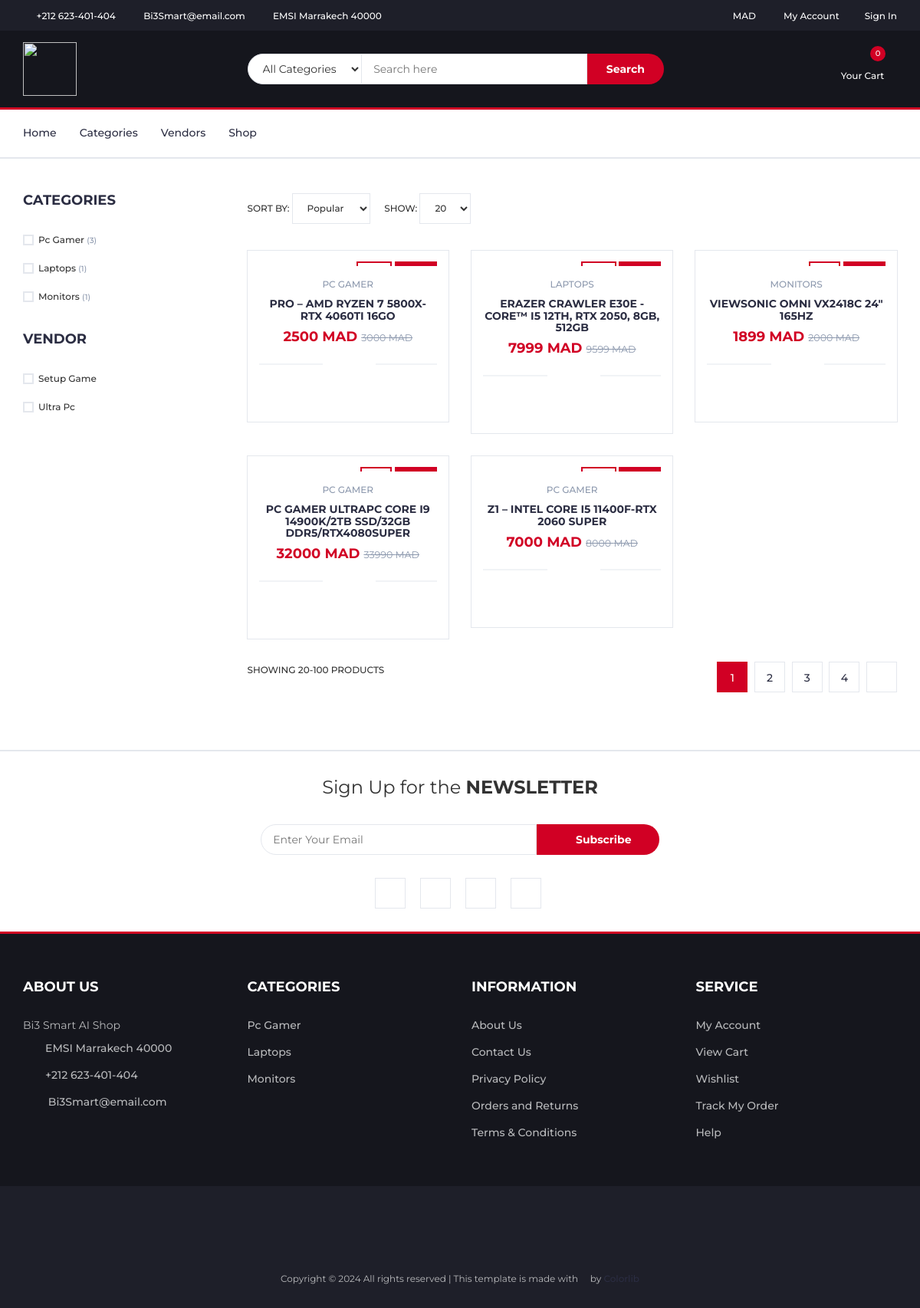
Screenshot of /products/ with the database file from the repository.
### core/models.py (models this page shows, shortened)
class Category(models.Model):
    C_id= ShortUUIDField(unique=True, length=10, max_length=20,prefix="cat",alphabet="abcdefghijklmnop123456789")
    title = models.CharField(max_length=100,default="Title Category")
    image = models.ImageField(upload_to="category", default="category.jpg")
    class Meta:
        verbose_name_plural = "Categories"

class Vendor(models.Model):
    v_id= ShortUUIDField(unique=True, length=10, max_length=20,prefix="ven",alphabet="abcdefghijklmnop123456789")
    title = models.CharField(max_length=100, default="Title Vendor")
    image = models.ImageField(upload_to=user_directory_path , default="vendor.jpg")
    cover_image = models.ImageField(upload_to=user_directory_path , default="vendor.jpg")
    description = CKEditor5Field(null=True, blank=True , default="This is the vendor")
    address = models.CharField(max_length=100, default="Main Street,Marrakech")
    contact = models.CharField(max_length=100, default="+212 659 394 401")
    chat_resp_time = models.CharField(max_length=100, default="100")
    shipping_on_time = models.CharField(max_length=100, default="100")
    authentic_rating = models.CharField(max_length=100, default="100")
    days_return = models.CharField(max_length=100, default="100")
    warranty_period = models.CharField(max_length=100, default="100")
    user = models.ForeignKey(User, on_delete=models.SET_NULL, null=True)
    date = models.DateTimeField(auto_now_add=True,null=True , blank=True)
    class Meta:
        verbose_name_plural = "Vendors"

class Product(models.Model):
    p_id= ShortUUIDField(unique=True, length=10, max_length=20,alphabet="abcdefghijklmnop123456789")
    title = models.CharField(max_length=100, default="Title Product")
    image = models.ImageField(upload_to=user_directory_path , default="product.jpg")
    description = CKEditor5Field(null=True, blank=True , default="This is the product")
    price = models.DecimalField(max_digits=10,decimal_places=2,default="1.99")
    old_price = models.DecimalField(max_digits=10,decimal_places=2, default="2.99")
    specefications = CKEditor5Field(null=True, blank=True)
    type = models.CharField(max_length=100, default="Electronics",null=True, blank=True)
    stock_count = models.CharField(max_length=100, default="10",null=True, blank=True)
    tags = TaggableManager(blank=True)
    product_status = models.CharField(choices=STATUS, max_length=10, default="in_review")
    status = models.BooleanField(default=True)
    in_stock  = models.BooleanField(default=True)
    featured  = models.BooleanField(default=False)
    digital  = models.BooleanField(default=False)
    user = models.ForeignKey(User, on_delete=models.SET_NULL, null=True)
    category = models.ForeignKey(Category, on_delete=models.SET_NULL, null=True,related_name="category")
    vendor = models.ForeignKey(Vendor, on_delete=models.SET_NULL, null=True , related_name="vendor")
    sku = ShortUUIDField(unique=True, length=4, max_length=20,prefix="sku",alphabet="123456789")
    date = models.DateTimeField(auto_now_add=True)
    updated = models.DateTimeField(null=True , blank=True)
    class Meta:
        verbose_name_plural = "Products"
    def get_precentage(self):
        new_price = (( self.old_price - self.price) / self.old_price)*100
        return new_price

### core/views.py (the view)
# urls.py: path("products/" , product_list_view , name="product_list"),
def product_list_view(request):
    product = Product.objects.filter(product_status="published")
    context = {
        "products":product,
    }
    return render(request,'core/product-list.html',context)

### core/context_processors.py (called while the page is built)
def default(request):
    categories = Category.objects.all()
    vendors = Vendor.objects.all()
    try:
        address = Address.objects.get(user=request.user)
    except:
        address =None
    return {
        'categories' : categories,
        'address':address,
        'vendors':vendors,
    }

### templates/core/product-list.html (shortened to what this page needs)
{% extends 'partials/base.html'%}
{% load static %}
{% block content %}
<div class="section">
  <div class="container">
    <div class="row">
      <div id="aside" class="col-md-3">
        <div class="aside">
          <h3 class="aside-title">Categories</h3>
          <div class="checkbox-filter">
            {% for category in categories %}
            <div class="input-checkbox">
                <label for="category_{{ category.id }}">
                    <span></span>
                    {{ category.title }}
                    <small>({{ category.category.count }})</small>
                </label>
            </div>
            {% endfor %}
          </div>
        </div>
        <div class="aside">
          <h3 class="aside-title">Vendor</h3>
          <div class="checkbox-filter">
            {% for vendor in vendors %}
            <div class="input-checkbox">
              <label for="vendor_{{vendor.id}}">
                <span></span>
                {{vendor.title}}
              </label>
            </div>
            {% endfor %}
          </div>
        </div>
      </div>
      <div id="store" class="col-md-9">
        <div class="store-filter clearfix">
          <div class="store-sort">
            <label>
              Sort By:
              <select class="input-select">
                <option value="0">Popular</option>
              </select>
            </label>
            <label>
              Show:
              <select class="input-select">
                <option value="0">20</option>
              </select>
            </label>
          </div>
        </div>
        <div class="row" id="filtered-product">
          {% for product in products %}
          <div class="col-md-4 col-xs-6">
            <a href="{% url 'core:product_detail' product.p_id%}">
              <div class="product">
                <div class="product-img">
                  <div class="product-label">
                    <span class="sale">{{product.get_precentage|floatformat:0}}%</span>
                    <span class="new">NEW</span>
                  </div>
                </div>
                <div class="product-body">
                  <p class="product-category">{{product.category.title}}</p>
                  <h3 class="product-name"><a href="{% url 'core:product_detail' product.p_id%}">{{product.title}}</a></h3>
                  <h4 class="product-price"> <span class="current-product-price-{{product.id}}">{{product.price|floatformat:0}}</span> MAD <del class="product-old-price">{{product.old_price|floatformat:0}} MAD</del></h4>
                  <div class="product-rating">
                    <i class="fa fa-star"></i>
                    <i class="fa fa-star"></i>
                    <i class="fa fa-star"></i>
                    <i class="fa fa-star"></i>
                    <i class="fa fa-star"></i>
                  </div>
                  <div class="product-btns">
                    <button class="add-to-wishlist"><i class="fa fa-heart-o"></i><span class="tooltipp">add to wishlist</span></button>
                    <button class="add-to-compare"><i class="fa fa-exchange"></i><span class="tooltipp">add to compare</span></button>
                    <button class="quick-view"><i class="fa fa-eye"></i><span class="tooltipp">quick view</span></button>
                  </div>
                </div>
                <div class="add-to-cart">
                  <button class="add-to-cart-btn" id="add-to-cart-btn" data-index="{{product.id}}">
                  </button>
                </div>
              </div>
            </a>
          </div>
          {%endfor%}
        </div>
        <div class="store-filter clearfix">
          <span class="store-qty">Showing 20-100 products</span>
          <ul class="store-pagination">
            <li class="active">1</li>
            <li><a href="#">2</a></li>
            <li><a href="#">3</a></li>
            <li><a href="#">4</a></li>
            <li><a href="#"><i class="fa fa-angle-right"></i></a></li>
          </ul>
        </div>
      </div>
    </div>
  </div>
</div>
{% endblock content %}

### templates/partials/base.html (shortened to what this page needs)
{% load static %}
<!DOCTYPE html>
<html lang="en">
  <head>
    <link type="text/css" rel="stylesheet" href="{% static "assets/css/bootstrap.min.css" %}" />
    <link type="text/css" rel="stylesheet" href="{% static "assets/css/slick.css" %}" />
    <link type="text/css" rel="stylesheet" href="{% static "assets/css/slick-theme.css" %}" />
    <link type="text/css" rel="stylesheet" href="{% static "assets/css/nouislider.min.css" %}" />
    <link rel="stylesheet" href="{% static "assets/css/font-awesome.min.css" %}" />
    <link type="text/css" rel="stylesheet" href="{% static "assets/css/style.css" %}" />
  </head>
  <body>
    <header>
      <div id="top-header">
        <div class="container">
          <ul class="header-links pull-left">
            <li>
              <a href="#"><i class="fa fa-phone"></i> +212 623-401-404</a>
            </li>
            <li>
              <a href="#"><i class="fa fa-envelope-o"></i> Bi3Smart@email.com</a>
            </li>
            <li>
              <a href="#"
                ><i class="fa fa-map-marker"></i> EMSI Marrakech 40000</a
              >
            </li>
          </ul>
          <ul class="header-links pull-right">
            <li>
              <a href="#"><i class="fa fa-dollar"></i> MAD</a>
            </li>
            <li>
              <a href="#"><i class="fa fa-user-o"></i> My Account</a>
            </li>
            {% if request.user.is_authenticated %}
            <li>
              <a href="{% url 'userauths:sign-out'%}"><i class="fa fa-sign-out"></i>Sign Out</a>
            </li>
            {%else%}
            <li>
              <a href="{% url 'userauths:sign-in'%}"><i class="fa fa-sign-in"></i>Sign In</a>
            </li>
            {%endif%}
          </ul>
        </div>
      </div>
      <div id="header">
        <div class="container">
          <div class="row">
            <div class="col-md-3">
              <div class="header-logo">
                <a href="{% url 'core:index' %}" class="logo">
                  <img src="{% static "assets/img/logo.svg" %}" alt="" width="70" height="70" />
                </a>
              </div>
            </div>
            <div class="col-md-6">
              <div class="header-search">
                  <form action="{% url 'core:search' %}" method="GET">
                      <select class="input-select" name="category">
                          <option value="0">All Categories</option>
                      </select>
                      <input class="input" type="text" name="q" placeholder="Search here" />
                      <button type="submit" class="search-btn">Search</button>
                  </form>
              </div>
          </div>
            <div class="col-md-3 clearfix">
              <div class="header-ctn">
                <div class="dropdown">
                  <a class="dropdown-toggle" data-toggle="dropdown" aria-expanded="true" href="{% url 'core:cart' %}">
                    <i class="fa fa-shopping-cart"></i>
                    <span>Your Cart</span>
                    <div class="qty cart-items-count" id="cart-items-count">{{request.session.cart_data_obj|length}}</div>
                  </a>
                </div>
              </div>
            </div>
          </div>
        </div>
      </div>
    </header>
  <nav id="navigation">
    <div class="container">
      <div id="responsive-nav">
        <ul class="main-nav nav navbar-nav">
          <li><a href="{% url 'core:index' %}">Home</a></li>
          <li><a href="{% url 'core:category_list' %}">Categories</a></li>
          <li><a href="{% url 'core:vendors-list' %}">Vendors</a></li>
          <li><a href="{% url 'core:product_list' %}">Shop</a></li>
        </ul>
      </div>
    </div>
  </nav>
{% block content %}
{% endblock content %}
 <div id="newsletter" class="section">
  <div class="container">
    <div class="row">
      <div class="col-md-12">
        <div class="newsletter">
          <p>Sign Up for the <strong>NEWSLETTER</strong></p>
          <form>
            <input
              class="input"
              type="email"
              placeholder="Enter Your Email"
            />
            <button class="newsletter-btn">
              <i class="fa fa-envelope"></i> Subscribe
            </button>
          </form>
          <ul class="newsletter-follow">
            <ul class="list-inline">
              <li>
                  <a href="#"><i class="fa fa-facebook" style="color: #3b5998;"></i></a>
              </li>
              <li>
                  <a href="#"><i class="fa fa-twitter" style="color: #55acee;"></i></a>
              </li>
              <li>
                  <a href="#"><i class="fa fa-instagram" style="color: #ac2bac;"></i></a>
              </li>
              <li>
                  <a href="#"><i class="fa fa-whatsapp" style="color: #25d366;"></i></a>
              </li>
          </ul>
          </ul>
        </div>
      </div>
    </div>
  </div>
</div>
<footer id="footer">
    <div class="section">
      <div class="container">
        <div class="row">
          <div class="col-md-3 col-xs-6">
            <div class="footer">
              <h3 class="footer-title">About Us</h3>
              <p>
                Bi3 Smart AI Shop
              </p>
              <ul class="footer-links">
                <li>
                  <a href="#"
                    ><i class="fa fa-map-marker"></i>EMSI Marrakech 40000</a
                  >
                </li>
                <li>
                  <a href="#"><i class="fa fa-phone"></i>+212 623-401-404</a>
                </li>
                <li>
                  <a href="#"
                    ><i class="fa fa-envelope-o"></i> Bi3Smart@email.com</a
                  >
                </li>
              </ul>
            </div>
          </div>
          <div class="col-md-3 col-xs-6">
            <div class="footer">
              <h3 class="footer-title">Categories</h3>
              <ul class="footer-links">
                {% for category in categories%}
                  <li><a data-toggle="tab" href="{% url 'core:category_product_list' category.C_id %}">{{category.title}}</a></li>
                {%endfor%}
              </ul>
            </div>
          </div>
          <div class="col-md-3 col-xs-6">
            <div class="footer">
              <h3 class="footer-title">Information</h3>
              <ul class="footer-links">
                <li><a href="#">About Us</a></li>
                <li><a href="#">Contact Us</a></li>
                <li><a href="#">Privacy Policy</a></li>
                <li><a href="#">Orders and Returns</a></li>
                <li><a href="#">Terms & Conditions</a></li>
              </ul>
            </div>
          </div>
          <div class="col-md-3 col-xs-6">
            <div class="footer">
              <h3 class="footer-title">Service</h3>
              <ul class="footer-links">
                <li><a href="#">My Account</a></li>
                <li><a href="#">View Cart</a></li>
                <li><a href="#">Wishlist</a></li>
                <li><a href="#">Track My Order</a></li>
                <li><a href="#">Help</a></li>
              </ul>
            </div>
          </div>
        </div>
      </div>
    </div>
    <div id="bottom-footer" class="section">
      <div class="container">
        <div class="row">
          <div class="col-md-12 text-center">
            <ul class="footer-payments">
              <li>
                <a href="#"><i class="fa fa-cc-visa"></i></a>
              </li>
              <li>
                <a href="#"><i class="fa fa-credit-card"></i></a>
              </li>
              <li>
                <a href="#"><i class="fa fa-cc-paypal"></i></a>
              </li>
              <li>
                <a href="#"><i class="fa fa-cc-mastercard"></i></a>
              </li>
              <li>
                <a href="#"><i class="fa fa-cc-discover"></i></a>
              </li>
              <li>
                <a href="#"><i class="fa fa-cc-amex"></i></a>
              </li>
            </ul>
            <span class="copyright">
              Copyright &copy;
              All rights reserved | This template is made with
              <i class="fa fa-heart-o" aria-hidden="true"></i> by
              <a href="https://colorlib.com" target="_blank">Colorlib</a>
            </span>
          </div>
        </div>
      </div>
    </div>
  </footer>
</body>
</html>

### rows the page displays
Category: title "Pc Gamer", category.count "3"
Category: title "Laptops", category.count "1"
Category: title "Monitors", category.count "1"
Vendor: title "Setup Game"
Vendor: title "Ultra Pc"
Product: category "PC GAMER", title "PRO – AMD RYZEN 7 5800X-RTX 4060TI 16GO", price "2500", old_price "3000"
Product: category "LAPTOPS", title "ERAZER CRAWLER E30E - CORE™ I5 12TH, RTX 2050, 8GB, 512GB", price "7999", old_price "9599"
Product: category "MONITORS", title "VIEWSONIC OMNI VX2418C 24\" 165HZ", price "1899", old_price "2000"
Product: category "PC GAMER", title "PC GAMER ULTRAPC CORE I9 14900K/2TB SSD/32GB DDR5/RTX4080SUPER", price "32000", old_price "33990"
Product: category "PC GAMER", title "Z1 – INTEL CORE I5 11400F-RTX 2060 SUPER", price "7000", old_price "8000"

### other values shown
{{ request.session.cart_data_obj|length }} "0"
